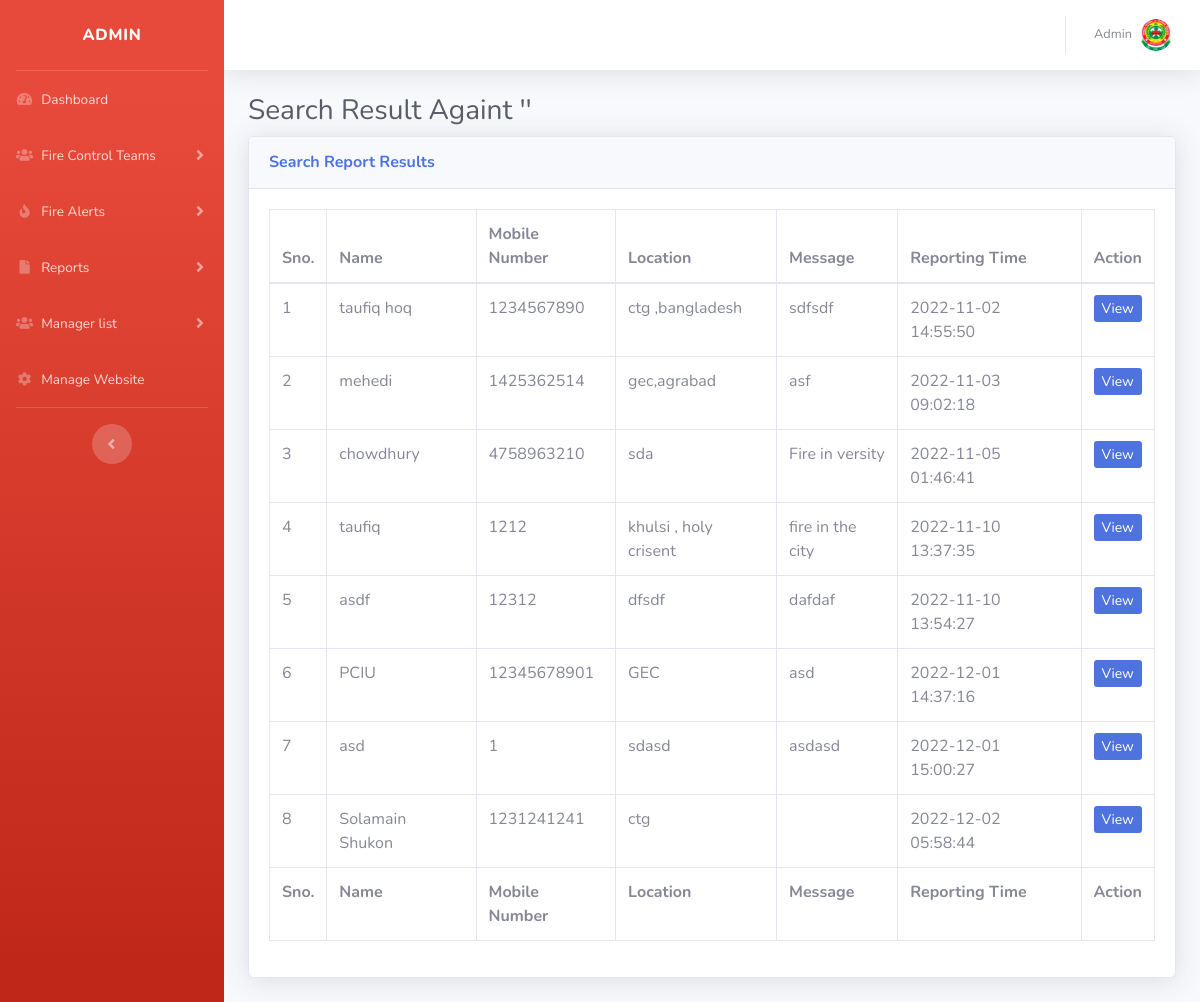
/admin/search-report-result.php (signed in), run on the app's committed database.
### tables this page shows
CREATE TABLE `tblsite` (
  `id` int(11) NOT NULL,
  `siteTitle` varchar(255) DEFAULT NULL,
  `siteLogo` varchar(255) DEFAULT NULL,
  `sitephone` varchar(11) DEFAULT NULL
);

CREATE TABLE `tblfirereport` (
  `id` int(11) NOT NULL,
  `fullName` varchar(255) DEFAULT NULL,
  `mobileNumber` bigint(12) DEFAULT NULL,
  `location` mediumtext DEFAULT NULL,
  `messgae` mediumtext DEFAULT NULL,
  `assignTo` int(11) DEFAULT NULL,
  `status` varchar(120) DEFAULT NULL,
  `postingDate` timestamp NULL DEFAULT current_timestamp(),
  `assignTime` varchar(255) DEFAULT NULL,
  `assignTme` varchar(255) NOT NULL
);

### admin/search-report-result.php (the view, shortened to what this page needs)
<?php session_start();
include_once('includes/config.php');
if (strlen($_SESSION['aid']==0)) {
  header('location:logout.php');
  } else{
?>
<!DOCTYPE html>
<html lang="en">
<head>
    <link href="vendor/fontawesome-free/css/all.min.css" rel="stylesheet" type="text/css">
    <link href="css/sb-admin-2.min.css" rel="stylesheet">
</head>
<body id="page-top">
    <div id="wrapper">
  <?php include_once('includes/sidebar.php');?>
        <div id="content-wrapper" class="d-flex flex-column">
            <div id="content">
<?php include_once('includes/topbar.php');?>
                <div class="container-fluid">
<?php
$searchdata=$_POST['serachdata'];
?>
                    <h1 class="h3 mb-2 text-gray-800">Search Result Againt '<?php echo $searchdata;?>' </h1>
                    <div class="card shadow mb-4">
                        <div class="card-header py-3">
                            <h6 class="m-0 font-weight-bold text-primary">Search Report Results</h6>
                        </div>
                        <div class="card-body">
                            <div class="table-responsive">
                                <form name="assignto" method="post">
                    <table class="table table-bordered"   width="100%" cellspacing="0">
                                    <thead>
                                       <tr>
                                            <th>Sno.</th>
                                            <th>Name</th>
                                            <th>Mobile Number</th>
                                            <th>Location </th>
                                             <th>Message</th>
                                             <th>Reporting Time</th>
                                            <th>Action</th>
                                        </tr>
                                    </thead>
                                      <tfoot>
                                         <tr>
                                            <th>Sno.</th>
                                            <th>Name</th>
                                            <th>Mobile Number</th>
                                            <th>Location </th>
                                             <th>Message</th>
                                             <th>Reporting Time</th>
                                            <th>Action</th>
                                        </tr>
                                    </tfoot>
                                    <tbody>
<?php $query=mysqli_query($con,"select * from tblfirereport where   fullName like '%$searchdata%' || mobileNumber like '%$searchdata%' || location like '%$searchdata%'");
$cnt=1;
while($row=mysqli_fetch_array($query)){
?>
                                        <tr>
                                            <td><?php echo $cnt;?></td>
                                            <td><?php echo $row['fullName'];?></td>
                                            <td><?php echo $row['mobileNumber'];?></td>
                                            <td><?php echo $row['location'];?></td>
                                            <td><?php echo $row['messgae'];?></td>
                                            <td><?php echo $row['postingDate'];?></td>
                                            <td>
                                <a href="request-details.php?requestid=<?php echo $row['id'];?>" class="btn-sm btn-primary">View</a>
                              </td>
                                        </tr>
                               <?php $cnt++;
                           } ?>
                                    </tbody>
                                </table>
                                     </form>
                            </div>
                        </div>
                    </div>
                </div>
            </div>
        </div>
    </div>
</body>
</html>
<?php } ?>

### admin/includes/topbar.php (shortened to what this page needs)
      <nav class="navbar navbar-expand navbar-light bg-white topbar mb-4 static-top shadow">
            <?php if($_SESSION['aid']):?>
                    <ul class="navbar-nav ml-auto">
                        <li class="nav-item dropdown no-arrow">
                            <a class="nav-link dropdown-toggle" href="#" id="userDropdown" role="button"
                                data-toggle="dropdown" aria-haspopup="true" aria-expanded="false">
                <?php
$adid=$_SESSION['aid'];
$ret1=mysqli_query($con,"select AdminName from tbladmin where ID='$adid'");
while($row1=mysqli_fetch_array($ret1)){
?>
                                <span class="mr-2 d-none d-lg-inline text-gray-600 small"><?php  echo $row1['AdminName'];?></span>
                           <?php } ?>
                                <img class="img-profile rounded-circle"
                                    src="uploadeddata/<?php echo $logo;?>">
                            </a>
                        </li>
                    </ul>
                <?php endif;?>
                </nav>

### data on the page
tblsite: siteLogo (picture)
tblfirereport: fullName "taufiq hoq", mobileNumber "1234567890", location "ctg ,bangladesh", messgae "sdfsdf", postingDate "2022-11-02 14:55:50"
tblfirereport: fullName "mehedi", mobileNumber "1425362514", location "gec,agrabad", messgae "asf", postingDate "2022-11-03 09:02:18"
tblfirereport: fullName "chowdhury", mobileNumber "4758963210", location "sda", messgae "Fire in versity", postingDate "2022-11-05 01:46:41"
tblfirereport: fullName "taufiq", mobileNumber "1212", location "khulsi , holy crisent", messgae "fire in the city", postingDate "2022-11-10 13:37:35"
tblfirereport: fullName "asdf", mobileNumber "12312", location "dfsdf", messgae "dafdaf", postingDate "2022-11-10 13:54:27"
tblfirereport: fullName "PCIU", mobileNumber "12345678901", location "GEC", messgae "asd", postingDate "2022-12-01 14:37:16"
tblfirereport: fullName "asd", mobileNumber "1", location "sdasd", messgae "asdasd", postingDate "2022-12-01 15:00:27"
tblfirereport: fullName "Solamain Shukon", mobileNumber "1231241241", location "ctg", postingDate "2022-12-02 05:58:44"

### other printed values
$row1['AdminName'] "Admin"
